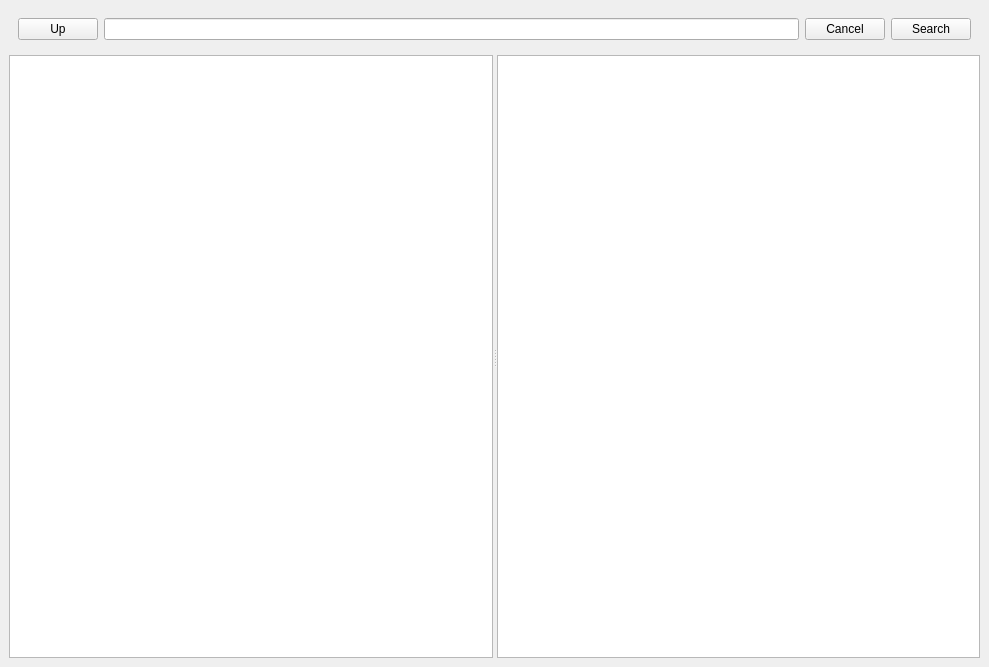
<?xml version="1.0" encoding="UTF-8"?>
<ui version="4.0">
 <class>MainWindow</class>
 <widget class="QMainWindow" name="MainWindow">
  <property name="geometry">
   <rect>
    <x>0</x>
    <y>0</y>
    <width>989</width>
    <height>667</height>
   </rect>
  </property>
  <property name="sizePolicy">
   <sizepolicy hsizetype="Expanding" vsizetype="Expanding">
    <horstretch>0</horstretch>
    <verstretch>0</verstretch>
   </sizepolicy>
  </property>
  <property name="windowTitle">
   <string>MainWindow</string>
  </property>
  <widget class="QWidget" name="centralwidget">
   <layout class="QVBoxLayout" name="verticalLayout_2">
    <item>
     <widget class="QWidget" name="actionWidget" native="true">
      <layout class="QHBoxLayout" name="horizontalLayout">
       <item>
        <widget class="QPushButton" name="goUpDirButton">
         <property name="text">
          <string>Up</string>
         </property>
        </widget>
       </item>
       <item>
        <widget class="QLineEdit" name="pathInput"/>
       </item>
       <item>
        <widget class="QPushButton" name="cancelButton">
         <property name="text">
          <string>Cancel</string>
         </property>
        </widget>
       </item>
       <item>
        <widget class="QPushButton" name="searchButton">
         <property name="text">
          <string>Search</string>
         </property>
        </widget>
       </item>
      </layout>
     </widget>
    </item>
    <item>
     <layout class="QVBoxLayout" name="verticalLayout">
      <item>
       <widget class="QSplitter" name="splitter">
        <property name="sizePolicy">
         <sizepolicy hsizetype="Expanding" vsizetype="Expanding">
          <horstretch>0</horstretch>
          <verstretch>0</verstretch>
         </sizepolicy>
        </property>
        <property name="orientation">
         <enum>Qt::Orientation::Horizontal</enum>
        </property>
        <widget class="QTreeView" name="navigationTree"/>
        <widget class="QTableView" name="fileTable"/>
       </widget>
      </item>
     </layout>
    </item>
   </layout>
  </widget>
 </widget>
 <resources/>
 <connections/>
</ui>
